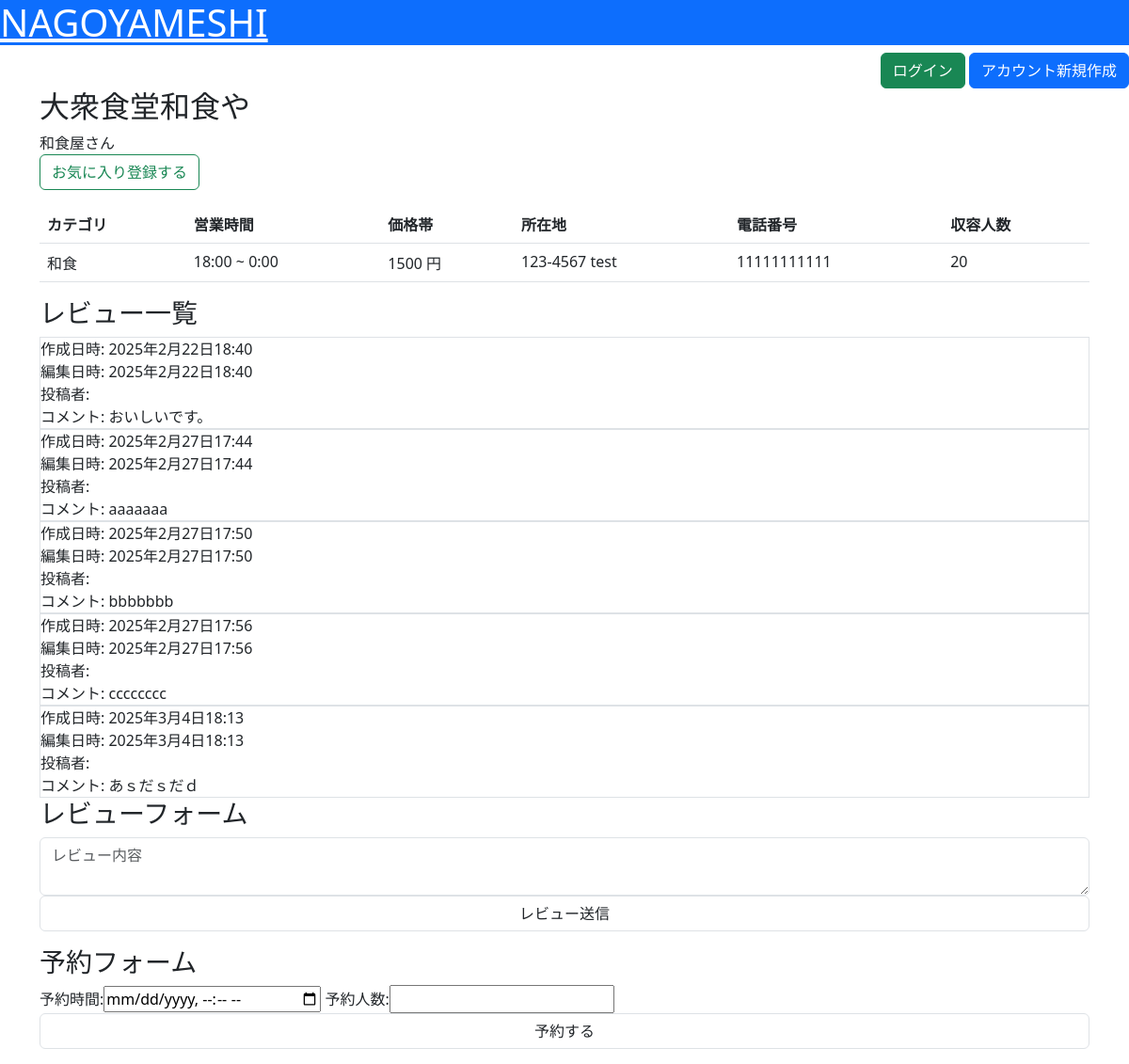
/detail/1/, run on an earlier commit of the app's database.
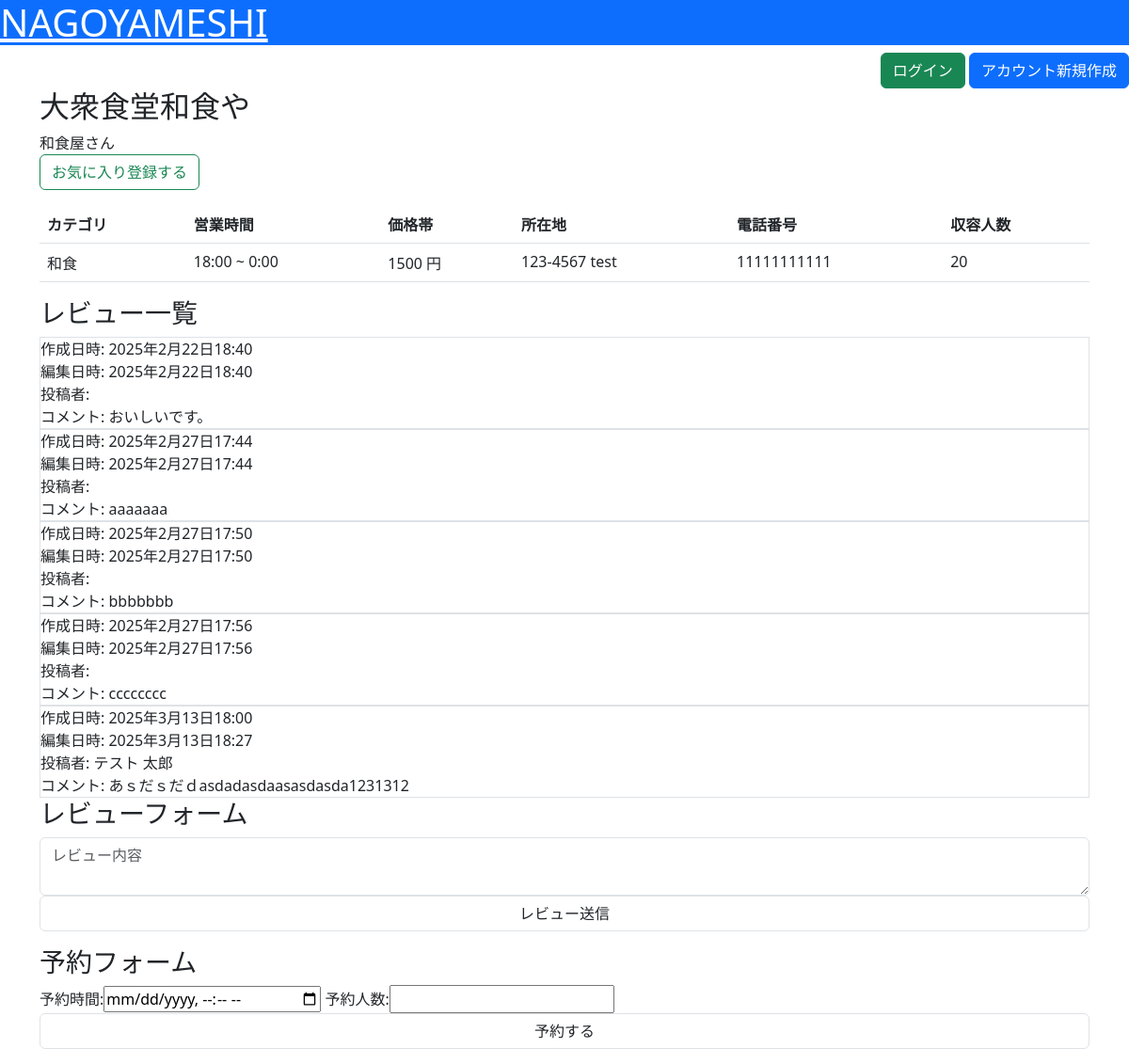
And on a later commit of the database.
### nagoyameshi/models.py (models this page shows, shortened)
class Restaurant(models.Model):
    category = models.ForeignKey(Category, verbose_name="カテゴリ", on_delete=models.CASCADE)
    name = models.CharField(verbose_name="名前", max_length=50)
    image = models.ImageField(verbose_name="画像", upload_to="nagoyameshi/restaurant/image/")
    description = models.CharField(verbose_name="店舗説明", max_length=500)
    start_at = models.TimeField(verbose_name="営業開始時間", default=timezone.now)
    end_at = models.TimeField(verbose_name="営業終了時間", default=timezone.now)
    cost = models.PositiveIntegerField(verbose_name="価格帯")
    post_code = models.CharField(verbose_name="郵便番号", max_length=8)
    address = models.CharField(verbose_name="住所", max_length=100)
    tel = models.CharField(verbose_name="電話番号", max_length=11)
    created_at = models.DateTimeField(verbose_name="作成日時", default=timezone.now)
    updated_at = models.DateTimeField(verbose_name="更新日時", auto_now=True)
    capacity = models.PositiveIntegerField(verbose_name="収容人数",default=20)

class Category(models.Model):
    name = models.CharField(verbose_name="名前", max_length=15)
    created_at = models.DateTimeField(verbose_name="作成日時", default=timezone.now)
    updated_at = models.DateTimeField(verbose_name='更新日時', auto_now=True)

class Review(models.Model):
    restaurant = models.ForeignKey(Restaurant, verbose_name="店舗", on_delete=models.CASCADE)
    user = models.ForeignKey(User, verbose_name="投稿者", on_delete=models.CASCADE)
    content = models.CharField(verbose_name="内容", max_length=100)
    created_at = models.DateTimeField(verbose_name="作成日時", default=timezone.now)
    updated_at = models.DateTimeField(verbose_name="更新日時", auto_now=True)
    """
    def star_icon(self):
        dic               = {}
        dic["true_star"]  = self.star * " "
        dic["false_star"] = ( MAX_STAR - self.star) * " "

        return dic
    """

### nagoyameshi/views.py (the view)
# urls.py: path("detail/<int:pk>/", views.RestaurantDetailView.as_view(), name="detail"),
class RestaurantDetailView(DetailView):
    model = Restaurant
    def get_context_data(self, **kwargs):
        context = super().get_context_data(**kwargs)
        context["reviews"] = Review.objects.filter(restaurant=kwargs["object"].id)
        if self.request.user.is_authenticated:
            context["is_favorite"] = Favorite.objects.filter(restaurant=kwargs["object"].id, user=self.request.user.id).exists()
        return context

### nagoyameshi/templates/nagoyameshi/restaurant_detail.html (shortened to what this page needs)
{% extends "base.html" %}
{% block content %}
<h2>{{ restaurant.name }}</h2>
<div>{{ restaurant.description }}</div>
<form action="{% url 'favorite' %}" method="post">
    {% if is_favorite %}
    <input class="btn btn-success" type="submit" value="お気に入り登録済み">
    {% else %}
    <input class="btn btn-outline-success" type="submit" value="お気に入り登録する">
    {% endif %}
</form>
<table class="table">
    <thead>
        <tr>
            <th>カテゴリ</th>
            <th>営業時間</th>
            <th>価格帯</th>
            <th>所在地</th>
            <th>電話番号</th>
            <th>収容人数</th>
        </tr>
    </thead>
    <tbody>
        <tr>
            <td>{{ restaurant.category.name }}</td>
            <td>{{ restaurant.start_at }} ~ {{ restaurant.end_at }}</td>
            <td>{{ restaurant.cost }} 円</td>
            <td>{{ restaurant.post_code }} {{ restaurant.address }}</td>
            <td>{{ restaurant.tel }}</td>
            <td>{{ restaurant.capacity }}</td>
        </tr>
    </tbody>
</table>
<h3>レビュー一覧</h3>
{% for review in reviews %}
<div class="border">
    <div>作成日時: {{ review.created_at }}</div>
    <div>編集日時: {{ review.updated_at }}</div>
    <div>投稿者: {{ review.user.last_name }} {{ review.user.first_name }}</div>
    <div>コメント: {{ review.content }}</div>
</div>
{% empty %}
<div>投稿されたレビューはありません。</div>
{% endfor %}
<h3>レビューフォーム</h3>
<form action="{% url 'new' %}" method="post">
    <textarea class="form-control" name="content" maxlength="100" placeholder="レビュー内容"></textarea>
    <input class="form-control" type="submit" value="レビュー送信">
</form>
<h3>予約フォーム</h3>
<form action="{% url 'reservation' %}" method="post">
    <label>予約時間: </label><input type="datetime-local" name="datetime">
    <label>予約人数: </label><input type="number" min="0" name="headcount">
    <input class="form-control" type="submit" value="予約する">
</form>
{% endblock %}

### nagoyameshi/templates/base.html (shortened to what this page needs)
{% load static %}
<html lang="ja">
<head>
    <link href="https://cdn.jsdelivr.net/npm/bootstrap@5.3.0-alpha3/dist/css/bootstrap.min.css" rel="stylesheet">
    <link rel="stylesheet" href="{% static 'style.css' %}">
</head>
<body>
    <header>
        <h1 class="bg-primary">
            <a class="text-white" href="{% url 'top' %}">NAGOYAMESHI</a>
        </h1>
        <div class="text-end">
            {% if request.user.is_authenticated %}
            こんにちは{{ request.user }}さん<br>
            <a href="{% url 'mypage' %}">マイページ</a>
            {% else %}
            <a class="btn btn-success" href="{% url 'account_login' %}">ログイン</a>
            <a class="btn btn-primary" href="{% url 'account_signup' %}">アカウント新規作成</a>
            {% endif %}
        </div>
    </header>
    <div class="container">
        {% block content %}{% endblock %}
    </div>
</body>
</html>

What changed in the data, as far as the page shows it:
removed Review: created_at "2025年3月4日18:13", updated_at "2025年3月4日18:13", content "あｓだｓだｄ"
added Review: created_at "2025年3月13日18:00", updated_at "2025年3月13日18:27", user.last_name "テスト", user.first_name "太郎", content "あｓだｓだｄasdadasdaasasdasda1231312"
